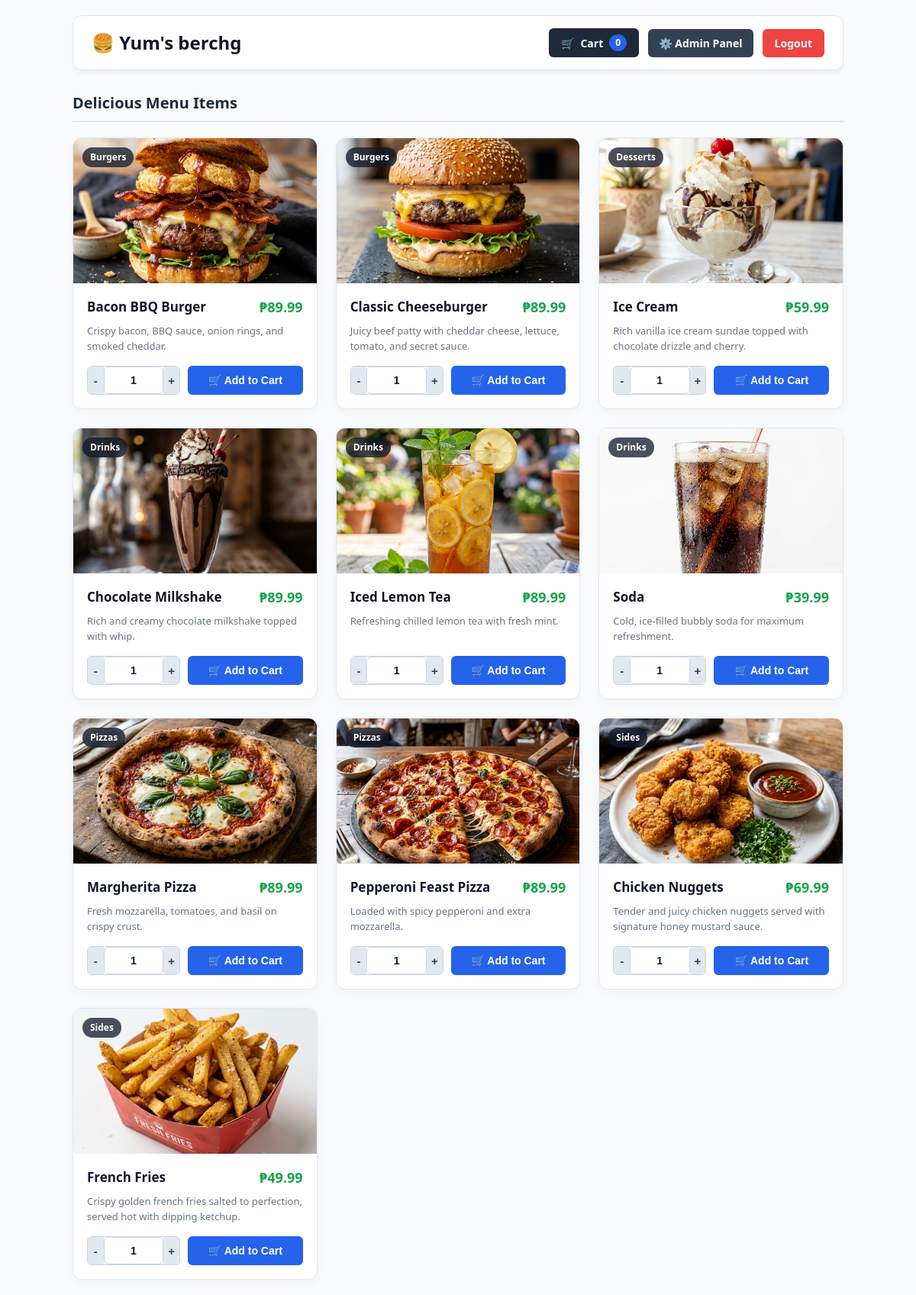
/user/index.php (signed in), run on the app's committed database.
### tables this page shows
CREATE TABLE IF NOT EXISTS `menu_items` (
    `id` INT AUTO_INCREMENT PRIMARY KEY,
    `category_id` INT NOT NULL,
    `name` VARCHAR(150) NOT NULL,
    `price` DECIMAL(10,2) NOT NULL,
    `description` TEXT DEFAULT NULL,
    `image_url` VARCHAR(255) DEFAULT NULL,
    FOREIGN KEY (`category_id`) REFERENCES `categories`(`id`) ON DELETE CASCADE
);

CREATE TABLE IF NOT EXISTS `categories` (
    `id` INT AUTO_INCREMENT PRIMARY KEY,
    `name` VARCHAR(100) NOT NULL
);

### user/index.php (the view, shortened to what this page needs)
<?php
require_once __DIR__ . '/../config/db.php';
$stmt = $pdo->query("SELECT m.*, c.name AS category FROM menu_items m JOIN categories c ON m.category_id = c.id ORDER BY c.name, m.name");
$menu = $stmt->fetchAll();
$cart_count = array_sum($_SESSION['cart']);
?>
<!DOCTYPE html>
<html lang="en">
<head>
    <link rel="stylesheet" href="../css/style.css">
</head>
<body>
    <div class="nav-bar">
        <h2>🍔 Yum's berchg</h2>
        <div class="nav-right-group">
            <a href="cart.php" class="btn-cart-nav">
                🛒 <span>Cart</span>
                <span class="cart-count"><?= $cart_count ?></span>
            </a>
            <?php if (isset($_SESSION['role']) && $_SESSION['role'] === 'admin'): ?>
                <a href="../auth/admin.php" class="btn-admin-nav">⚙️ Admin Panel</a>
            <?php endif; ?>
            <a href="../auth/logout.php" class="btn-logout-nav">Logout</a>
        </div>
    </div>
    <h3 class="section-title">Delicious Menu Items</h3>
    <div class="menu-grid">
        <?php foreach ($menu as $item): ?>
            <?php $img_src = !empty($item['image_url']) ? '../' . $item['image_url'] : '../uploads/default_food.png'; ?>
            <div class="menu-card">
                <div class="image-container">
                    <img src="<?= htmlspecialchars($img_src) ?>" alt="<?= htmlspecialchars($item['name']) ?>">
                    <span class="category-badge"><?= htmlspecialchars($item['category']) ?></span>
                </div>
                <div class="card-body">
                    <div class="card-header-row">
                        <h4 class="item-name"><?= htmlspecialchars($item['name']) ?></h4>
                        <span class="item-price">₱<?= number_format($item['price'], 2) ?></span>
                    </div>
                    <p class="item-desc"><?= htmlspecialchars($item['description']) ?></p>
                    <form method="POST" class="add-cart-form">
                        <div class="qty-control">
                            <button type="button" class="btn-qty-step" onclick="var i=this.nextElementSibling; if(i.value>1) i.value--;">-</button>
                            <input type="number" name="quantity" value="1" min="1" max="99" class="input-qty" readonly>
                            <button type="button" class="btn-qty-step" onclick="var i=this.previousElementSibling; if(i.value<99) i.value++;">+</button>
                        </div>
                        <button type="submit" name="add_to_cart" class="btn-add-cart">🛒 Add to Cart</button>
                    </form>
                </div>
            </div>
        <?php endforeach; ?>
    </div>
</body>
</html>

### css/style.css (style rules this page uses)
:root { --primary: #2563eb; --primary-hover: #1d4ed8; --primary-light: #e0f2fe; --success: #16a34a; --success-hover: #15803d; --success-bg: #dcfce7; --success-border: #bbf7d0; --danger: #dc2626; --danger-hover: #b91c1c; --danger-bg: #fef2f2; --danger-border: #fecaca; --warning: #d97706; --warning-bg: #fef3c7; --purple: #7c3aed; --dark-bg: #0f172a; --slate-nav: #1e293b; --bg-color: #f8fafc; --card-bg: #ffffff; --text-main: #0f172a; --text-muted: #64748b; --border-color: #e2e8f0; --font-family: 'Segoe UI', system-ui, -apple-system, BlinkMacSystemFont, sans-serif; --font-size-sm: 13px; --font-size-base: 14px; --font-size-lg: 16px; --font-size-xl: 18px; --font-size-2xl: 24px; --font-size-3xl: 28px; --space-xs: 4px; --space-sm: 8px; --space-md: 16px; --space-lg: 24px; --space-xl: 32px; --radius-sm: 6px; --radius-md: 8px; --radius-lg: 12px; --radius-full: 9999px; --shadow-sm: 0 1px 3px rgba(0, 0, 0, 0.05); --shadow-md: 0 4px 6px -1px rgba(0, 0, 0, 0.05), 0 2px 4px -1px rgba(0, 0, 0, 0.03); --shadow-lg: 0 10px 25px rgba(0, 0, 0, 0.08); }
* { box-sizing: border-box; }
body { font-family: var(--font-family); background-color: var(--bg-color); color: var(--text-main); margin: 0; padding: 20px; line-height: 1.5; }
h1, h2, h3, h4, h5, h6 { color: var(--text-main); margin-top: 0; }
a { color: var(--primary); text-decoration: none; transition: color 0.2s; }
.nav-bar { display: flex; justify-content: space-between; align-items: center; background: var(--card-bg); padding: 16px 24px; border-radius: var(--radius-lg); box-shadow: var(--shadow-md); margin-bottom: 28px; border: 1px solid var(--border-color); }
.nav-bar h2 { margin: 0; font-size: var(--font-size-2xl); }
.nav-right-group { display: flex; align-items: center; gap: 12px; }
.section-title { font-size: 20px; margin-bottom: 20px; color: #1e293b; border-bottom: 2px solid var(--border-color); padding-bottom: 8px; }
.btn-cart-nav { background: var(--slate-nav); color: #ffffff; padding: 8px 16px; border-radius: var(--radius-sm); text-decoration: none; font-size: var(--font-size-base); font-weight: 600; display: flex; align-items: center; gap: 8px; transition: background 0.2s, transform 0.1s; }
.cart-count { background: var(--primary); color: #ffffff; padding: 2px 8px; border-radius: 12px; font-size: 12px; font-weight: 700; }
.btn-logout-nav { background: var(--danger); color: #ffffff; padding: 8px 16px; border-radius: var(--radius-sm); text-decoration: none; font-size: var(--font-size-base); font-weight: 600; }
.btn-admin-nav { background: #334155; color: #ffffff; padding: 8px 14px; border-radius: var(--radius-sm); text-decoration: none; font-size: var(--font-size-base); font-weight: 600; }
.menu-grid { display: grid; grid-template-columns: repeat(auto-fill, minmax(290px, 1fr)); gap: 24px; }
.menu-card { background: var(--card-bg); border-radius: var(--radius-lg); overflow: hidden; border: 1px solid var(--border-color); box-shadow: var(--shadow-sm); display: flex; flex-direction: column; transition: transform 0.2s, box-shadow 0.2s; }
.image-container { height: 190px; width: 100%; position: relative; background: #f1f5f9; overflow: hidden; }
.image-container img { width: 100%; height: 100%; object-fit: cover; transition: transform 0.3s ease; }
.category-badge { position: absolute; top: 12px; left: 12px; background: rgba(15, 23, 42, 0.75); backdrop-filter: blur(4px); color: #ffffff; padding: 4px 10px; border-radius: 20px; font-size: 12px; font-weight: 600; }
.card-body { padding: 18px; display: flex; flex-direction: column; flex-grow: 1; }
.card-header-row { display: flex; justify-content: space-between; align-items: flex-start; margin-bottom: 8px; }
.item-name { font-size: 17px; font-weight: 700; margin: 0; }
.item-price { font-size: 18px; font-weight: 800; color: var(--success); white-space: nowrap; margin-left: 10px; }
.item-desc { color: var(--text-muted); font-size: var(--font-size-sm); line-height: 1.5; margin: 0 0 16px 0; flex-grow: 1; }
input[type="text"], input[type="email"], input[type="password"], input[type="number"], select, textarea { width: 100%; padding: 11px 14px; border: 1px solid #cbd5e1; border-radius: var(--radius-sm); font-size: var(--font-size-base); background-color: #ffffff; transition: border-color 0.2s, box-shadow 0.2s; }

### data on the page
menu_items: image_url (picture), category.name "Burgers", name "Bacon BBQ Burger", price "89.99", description "Crispy bacon, BBQ sauce, onion rings, and smoked cheddar."
menu_items: image_url (picture), category.name "Burgers", name "Classic Cheeseburger", price "89.99", description "Juicy beef patty with cheddar cheese, lettuce, tomato, and secret sauce."
menu_items: image_url (picture), category.name "Desserts", name "Ice Cream", price "59.99", description "Rich vanilla ice cream sundae topped with chocolate drizzle and cherry."
menu_items: image_url (picture), category.name "Drinks", name "Chocolate Milkshake", price "89.99", description "Rich and creamy chocolate milkshake topped with whip."
menu_items: image_url (picture), category.name "Drinks", name "Iced Lemon Tea", price "89.99", description "Refreshing chilled lemon tea with fresh mint."
menu_items: image_url (picture), category.name "Drinks", name "Soda", price "39.99", description "Cold, ice-filled bubbly soda for maximum refreshment."
menu_items: image_url (picture), category.name "Pizzas", name "Margherita Pizza", price "89.99", description "Fresh mozzarella, tomatoes, and basil on crispy crust."
menu_items: image_url (picture), category.name "Pizzas", name "Pepperoni Feast Pizza", price "89.99", description "Loaded with spicy pepperoni and extra mozzarella."
menu_items: image_url (picture), category.name "Sides", name "Chicken Nuggets", price "69.99", description "Tender and juicy chicken nuggets served with signature honey mustard sauce."
menu_items: image_url (picture), category.name "Sides", name "French Fries", price "49.99", description "Crispy golden french fries salted to perfection, served hot with dipping ketchup."

### other printed values
$cart_count "0"
